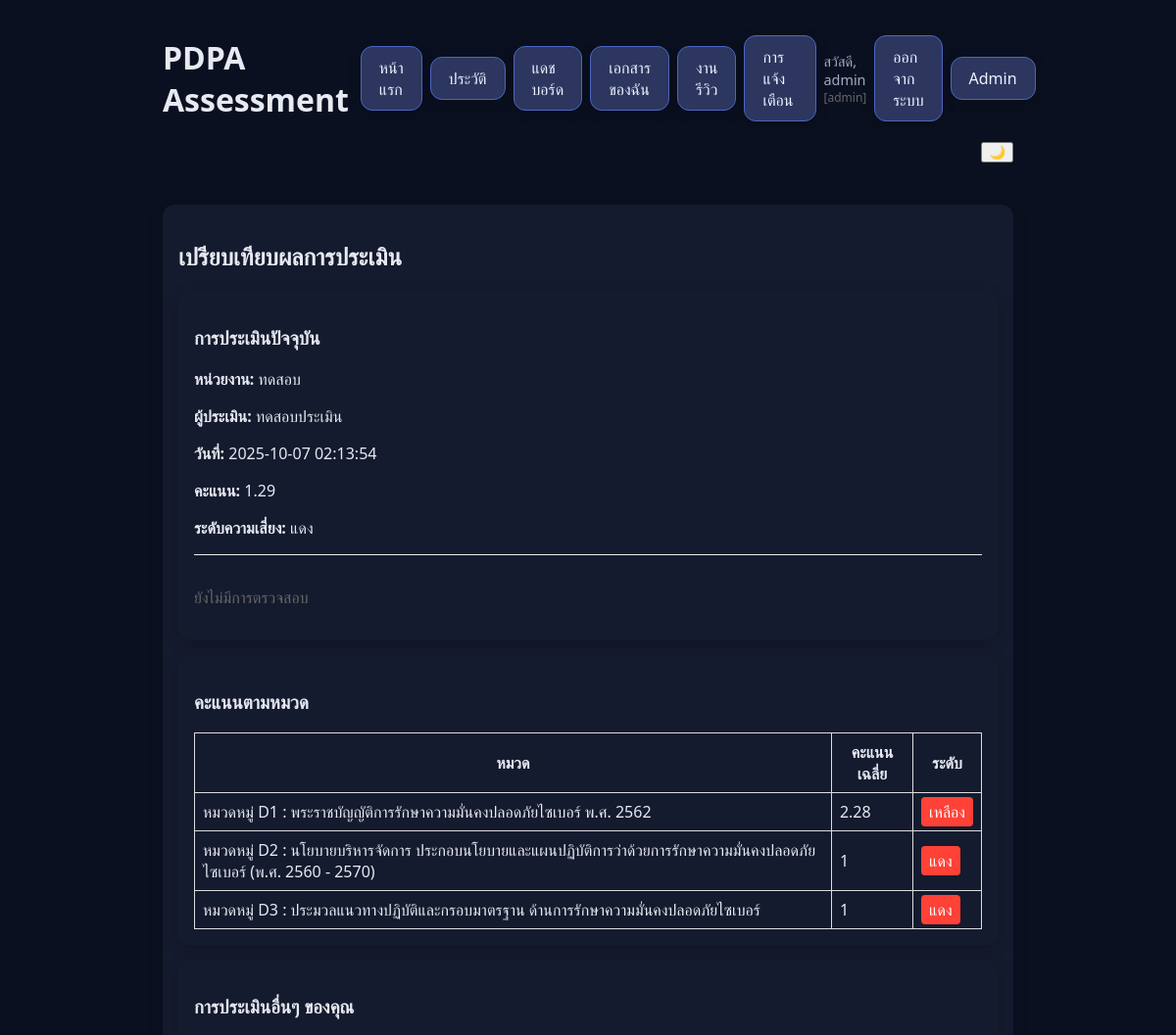
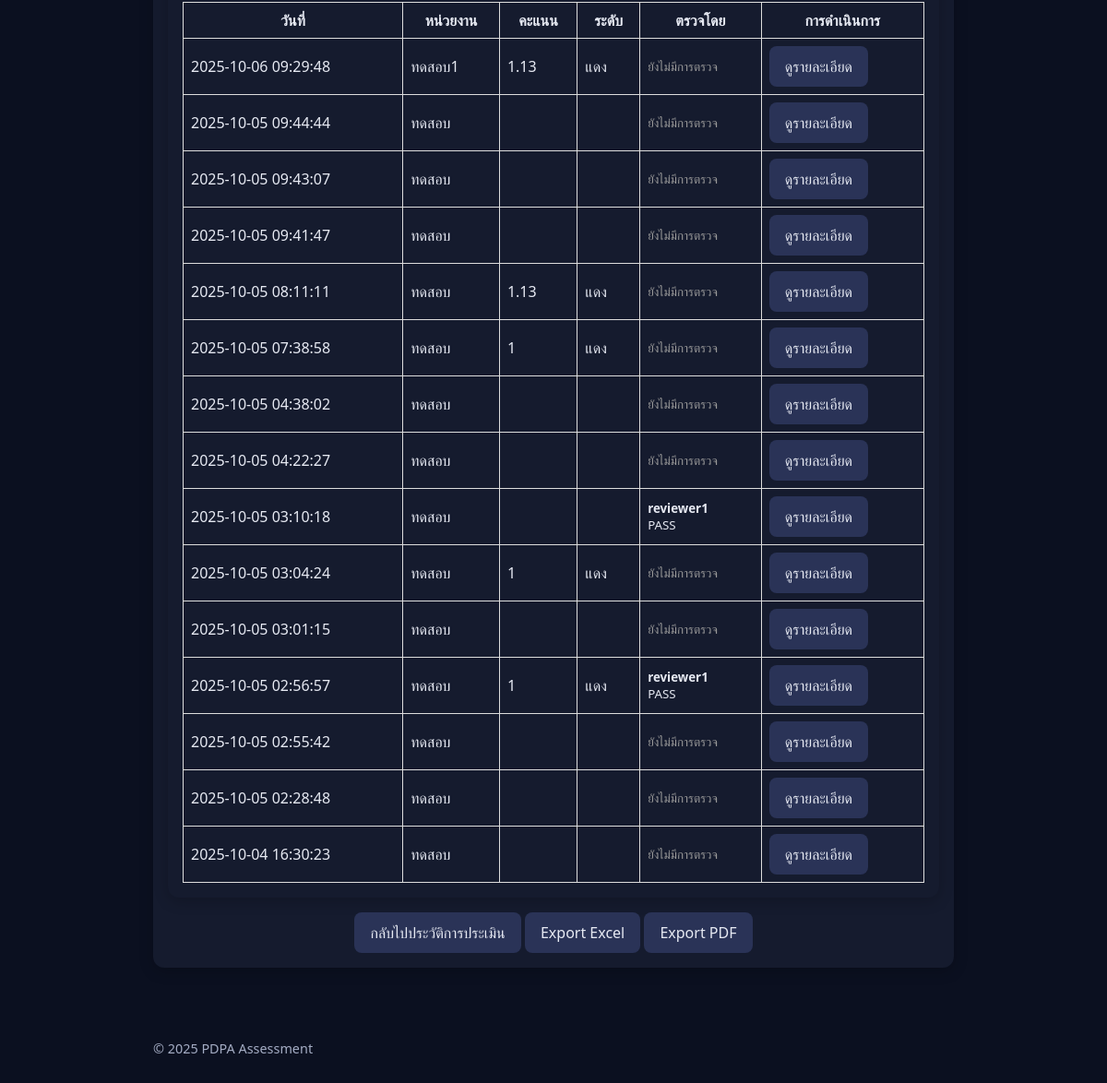
Screenshot of /?a=compare_assessment&id=20 (signed in) with the database file from the repository (2 pictures, top to bottom).
### tables this page shows
CREATE TABLE `assessments` (
  `id` int NOT NULL AUTO_INCREMENT,
  `organization_name` varchar(255) DEFAULT NULL,
  `assessor_name` varchar(255) DEFAULT NULL,
  `org_status` varchar(100) DEFAULT NULL,
  `contact_email` varchar(255) DEFAULT NULL,
  `user_id` int DEFAULT NULL,
  `started_at` datetime DEFAULT NULL,
  `completed_at` datetime DEFAULT NULL,
  `deleted_at` datetime DEFAULT NULL,
  `score` float DEFAULT NULL,
  `risk_level` varchar(64) DEFAULT NULL,
  PRIMARY KEY (`id`),
  KEY `user_id` (`user_id`),
  CONSTRAINT `assessments_ibfk_1` FOREIGN KEY (`user_id`) REFERENCES `users` (`id`) ON DELETE SET NULL
);

CREATE TABLE `users` (
  `id` int NOT NULL AUTO_INCREMENT,
  `username` varchar(100) NOT NULL,
  `email` varchar(255) NOT NULL,
  `password_hash` varchar(255) NOT NULL,
  `role` enum('evaluator','reviewer','admin') NOT NULL DEFAULT 'evaluator',
  `allowed_pages` text,
  `created_at` timestamp NULL DEFAULT CURRENT_TIMESTAMP,
  PRIMARY KEY (`id`),
  UNIQUE KEY `username` (`username`),
  UNIQUE KEY `email` (`email`)
);

CREATE TABLE `document_review_steps` (
  `id` int NOT NULL AUTO_INCREMENT,
  `document_id` int NOT NULL,
  `reviewer_id` int DEFAULT NULL,
  `action` enum('PENDING','PASS','FAIL','COMMENT') NOT NULL,
  `notes` text,
  `created_at` datetime NOT NULL DEFAULT CURRENT_TIMESTAMP,
  PRIMARY KEY (`id`),
  KEY `document_id` (`document_id`),
  CONSTRAINT `document_review_steps_ibfk_1` FOREIGN KEY (`document_id`) REFERENCES `documents` (`id`) ON DELETE CASCADE
);

### config.php (called while the page is built)
<?php
return [
    'db_host'    => getenv('DB_HOST') ?: '127.0.0.1',
    'db_name'    => getenv('DB_NAME') ?: 'pdpa_system',
    'db_user'    => getenv('DB_USER') ?: 'root',
    'db_pass'    => getenv('DB_PASS') ?: '123456',
    'db_charset' => 'utf8mb4',
    'app_name'   => 'PDPA Assessment',
];

### db.php (called while the page is built, shortened)
<?php
function db(): PDO {
    static $pdo = null;
    if ($pdo) return $pdo;
    $cfg = require __DIR__ . '/config.php';
    $dsn = "mysql:host={$cfg['db_host']};dbname={$cfg['db_name']};charset={$cfg['db_charset']}";
    $opt = [
        PDO::ATTR_ERRMODE => PDO::ERRMODE_EXCEPTION,
        PDO::ATTR_DEFAULT_FETCH_MODE => PDO::FETCH_ASSOC,
        PDO::ATTR_EMULATE_PREPARES => false,
    ];
    $attempts = 0; $lastErr = null;
    while ($attempts < 10) {
        try {
            $pdo = new PDO($dsn, $cfg['db_user'], $cfg['db_pass'], $opt);
            break;
        } catch (Throwable $e) {
            $lastErr = $e; $attempts++;
            usleep(300000);
        }
    }
    return $pdo;
}
function get_document_review_steps(int $document_id): array {
    $st = db()->prepare('
        SELECT drs.*, u.username as reviewer_name
        FROM document_review_steps drs
        LEFT JOIN users u ON drs.reviewer_id = u.id
        WHERE drs.document_id = ?
        ORDER BY drs.id ASC
    ');
    $st->execute([$document_id]);
    return $st->fetchAll();
}

### views/compare_assessment.php (the view)
<?php include __DIR__.'/header.php'; ?>
<section class="card" style="max-width:1200px;margin:32px auto;">
  <h2>เปรียบเทียบผลการประเมิน</h2>
  <div class="current-assessment card" style="margin:16px 0;">
    <h3>การประเมินปัจจุบัน</h3>
    <p><strong>หน่วยงาน:</strong> <?= htmlspecialchars($assessment['organization_name'] ?? '') ?></p>
    <p><strong>ผู้ประเมิน:</strong> <?= htmlspecialchars($assessment['assessor_name'] ?? '') ?></p>
    <p><strong>วันที่:</strong> <?= htmlspecialchars($assessment['started_at'] ?? '') ?></p>
    <p><strong>คะแนน:</strong> <?= htmlspecialchars($assessment['score'] ?? '') ?></p>
    <p><strong>ระดับความเสี่ยง:</strong> <?= htmlspecialchars($assessment['risk_level'] ?? '') ?></p>
    <?php
    $review_steps = get_document_review_steps($assessment['id']);
    if (!empty($review_steps)):
    ?>
    <div style="margin-top:16px;padding-top:16px;border-top:1px solid #eee;">
      <h4>ประวัติการตรวจสอบ</h4>
      <?php foreach ($review_steps as $step): ?>
      <div style="margin-bottom:12px;padding:12px;background:#f8f9fa;border-radius:4px;">
        <div style="display:flex;justify-content:space-between;align-items:center;margin-bottom:8px;">
          <strong><?= htmlspecialchars($step['reviewer_name']) ?></strong>
          <span style="padding:4px 8px;background:<?= $step['action'] === 'approved' ? '#d4edda' : ($step['action'] === 'rejected' ? '#f8d7da' : '#fff3cd') ?>;color:<?= $step['action'] === 'approved' ? '#155724' : ($step['action'] === 'rejected' ? '#721c24' : '#856404') ?>;border-radius:4px;font-size:0.9em;">
            <?= htmlspecialchars($step['action']) ?>
          </span>
        </div>
        <div style="font-size:0.9em;color:#666;">
          <?= htmlspecialchars($step['created_at']) ?>
          <?php if ($step['comments']): ?>
          <br><strong>ความเห็น:</strong> <?= htmlspecialchars($step['comments']) ?>
          <?php endif; ?>
        </div>
      </div>
      <?php endforeach; ?>
    </div>
    <?php else: ?>
    <div style="margin-top:16px;padding-top:16px;border-top:1px solid #eee;color:#666;">
      <p>ยังไม่มีการตรวจสอบ</p>
    </div>
    <?php endif; ?>
  </div>
  <?php if (!empty($categories)): ?>
  <div class="categories-comparison card" style="margin:16px 0;">
    <h3>คะแนนตามหมวด</h3>
    <table style="width:100%;border-collapse:collapse;">
      <thead>
        <tr>
          <th style="padding:8px;border:1px solid #ddd;">หมวด</th>
          <th style="padding:8px;border:1px solid #ddd;">คะแนนเฉลี่ย</th>
          <th style="padding:8px;border:1px solid #ddd;">ระดับ</th>
        </tr>
      </thead>
      <tbody>
        <?php foreach ($categories as $cat): ?>
        <tr>
          <td style="padding:8px;border:1px solid #ddd;"><?= htmlspecialchars($cat['category_name'] ?? '') ?></td>
          <td style="padding:8px;border:1px solid #ddd;"><?= htmlspecialchars($cat['avg'] ?? '') ?></td>
          <td style="padding:8px;border:1px solid #ddd;">
            <span style="background:<?= $cat['color'] === 'green' ? '#2ecc40' : ($cat['color'] === 'yellow' ? '#ffdc00' : '#ff4136') ?>;color:white;padding:4px 8px;border-radius:4px;">
              <?= htmlspecialchars($cat['color'] ?? '') ?>
            </span>
          </td>
        </tr>
        <?php endforeach; ?>
      </tbody>
    </table>
  </div>
  <?php endif; ?>
  <?php if (!empty($other_assessments)): ?>
  <div class="other-assessments card" style="margin:16px 0;">
    <h3>การประเมินอื่นๆ ของคุณ</h3>
    <table style="width:100%;border-collapse:collapse;">
      <thead>
        <tr>
          <th style="padding:8px;border:1px solid #ddd;">วันที่</th>
          <th style="padding:8px;border:1px solid #ddd;">หน่วยงาน</th>
          <th style="padding:8px;border:1px solid #ddd;">คะแนน</th>
          <th style="padding:8px;border:1px solid #ddd;">ระดับ</th>
          <th style="padding:8px;border:1px solid #ddd;">ตรวจโดย</th>
          <th style="padding:8px;border:1px solid #ddd;">การดำเนินการ</th>
        </tr>
      </thead>
      <tbody>
        <?php foreach ($other_assessments as $other): ?>
        <tr>
          <td style="padding:8px;border:1px solid #ddd;"><?= htmlspecialchars($other['started_at'] ?? '') ?></td>
          <td style="padding:8px;border:1px solid #ddd;"><?= htmlspecialchars($other['organization_name'] ?? '') ?></td>
          <td style="padding:8px;border:1px solid #ddd;"><?= htmlspecialchars($other['score'] ?? '') ?></td>
          <td style="padding:8px;border:1px solid #ddd;"><?= htmlspecialchars($other['risk_level'] ?? '') ?></td>
          <td style="padding:8px;border:1px solid #ddd;">
            <?php
            $other_review_steps = get_document_review_steps($other['id']);
            if (!empty($other_review_steps)):
              $latest_review = end($other_review_steps);
            ?>
              <small>
                <strong><?= htmlspecialchars($latest_review['reviewer_name']) ?></strong><br>
                <?= htmlspecialchars($latest_review['action']) ?>
              </small>
            <?php else: ?>
              <small style="color:#999;">ยังไม่มีการตรวจ</small>
            <?php endif; ?>
          </td>
          <td style="padding:8px;border:1px solid #ddd;">
            <a class="btn" href="?a=compare_assessment&id=<?= (int)$other['id'] ?>">ดูรายละเอียด</a>
          </td>
        </tr>
        <?php endforeach; ?>
      </tbody>
    </table>
  </div>
  <?php else: ?>
  <div class="no-other-assessments card" style="margin:16px 0;text-align:center;padding:32px;">
    <p>ยังไม่มีการประเมินอื่นเพื่อเปรียบเทียบ</p>
  </div>
  <?php endif; ?>
  <div class="actions" style="margin-top:16px;text-align:center;">
  <a class="btn" href="?a=history">กลับไปประวัติการประเมิน</a>
  <a class="btn" href="?a=export_excel&id=<?= (int)$assessment['id'] ?>" target="_blank">Export Excel</a>
  <a class="btn" href="?a=export_pdf&id=<?= (int)$assessment['id'] ?>" target="_blank">Export PDF</a>
  </div>
</section>
<?php include __DIR__.'/footer.php'; ?>

### index.php (shortened to what this page needs)
<?php
function view($file, $vars = []) {
    $path = __DIR__ . '/views/' . str_replace(['..', '\\', '//'], '', $file) . '.php';
    extract($vars);
    include $path;
}
require_once __DIR__.'/db.php';
$action = $_GET['a'] ?? 'home';
try {
    switch ($action) {
            ?>
            <?php
        case 'compare_assessment':
            $id = (int)($_GET['id'] ?? 0);
            $pdo = db();
            $stmt = $pdo->prepare('SELECT * FROM assessments WHERE id = ? AND deleted_at IS NULL');
            $stmt->execute([$id]);
            $assessment = $stmt->fetch();
            $answers = $pdo->prepare('SELECT q.code, q.text, q.category, q.weight, a.answer_value, a.notes FROM questions q LEFT JOIN answers a ON a.question_id = q.id AND a.assessment_id = ? ORDER BY q.id');
            $answers->execute([$id]);
            $current_answers = $answers->fetchAll();
            $other_stmt = $pdo->prepare('SELECT id, organization_name, started_at, score, risk_level FROM assessments WHERE user_id = ? AND id != ? ORDER BY started_at DESC');
            $other_stmt->execute([$assessment['user_id'], $id]);
            $other_assessments = $other_stmt->fetchAll();
            view('compare_assessment', [
                'assessment' => $assessment,
                'answers' => $current_answers,
                'other_assessments' => $other_assessments,
                'categories' => get_category_scores($id)
            ]);
            break;
    }
} catch (Throwable $e) {
    http_response_code(500);
    echo '<pre style="padding:16px">เกิดข้อผิดพลาด: ' . htmlspecialchars($e->getMessage()) . "\n";
    echo htmlspecialchars($e->getFile() . ':' . $e->getLine()) . "\n\n";
    echo htmlspecialchars($e->getTraceAsString());
    echo '</pre>';
}

### views/header.php (shortened to what this page needs)
<?php $cfg = require __DIR__ . '/../config.php'; ?>
<!DOCTYPE html>
<html lang="th">
<head>
  <link rel="stylesheet" href="/assets/style.css" />
</head>
<body>
  <header class="container">
    <div style="display:flex;justify-content:space-between;align-items:center;gap:12px;">
  <h1><?php echo htmlspecialchars($cfg['app_name']); ?></h1>
      <nav style="display:flex;gap:8px;align-items:center;">
        <a class="btn" href="?">หน้าแรก</a>
        <a class="btn" href="?a=history">ประวัติ</a>
        <?php
          $navUser = $_SESSION['user'] ?? null;
        ?>
        <?php if (!empty($navUser)): ?>
          <a class="btn" href="?a=dashboard">แดชบอร์ด</a>
          <a class="btn" href="?a=my_documents">เอกสารของฉัน</a>
          <?php if (in_array(($navUser['role'] ?? ''), ['reviewer','admin'])): ?>
            <a class="btn" href="?a=reviewer_documents">งานรีวิว
            </a>
          <?php endif; ?>
          <a class="btn" id="bell" href="?a=notifications">การแจ้งเตือน <span style="margin-left:4px;"></span></a>
          <span class="muted small">สวัสดี, <?php echo htmlspecialchars($navUser['username'] ?? 'user'); ?>
            <small style="color:#666;">[<?= htmlspecialchars($navUser['role'] ?? 'user') ?>]</small>
          </span>
          <a class="btn" href="?a=logout">ออกจากระบบ</a>
        <?php else: ?>
          <a class="btn" href="?a=login">เข้าสู่ระบบ</a>
          <a class="btn" href="?a=register">สมัครสมาชิก</a>
        <?php endif; ?>
        <a class="btn" href="?a=admin">Admin</a>
      </nav>
    </div>
    <button onclick="toggleDark()" style="float:right;">🌙</button>
  </header>
  <main class="container">

### views/footer.php
  </main>
  <footer class="container small muted">
    <p>© <?php echo date('Y'); ?> PDPA Assessment</p>
  </footer>
</body>
</html>

### assets/style.css (style rules this page uses)
:root { --bg:#0b1020;--fg:#e7eaf3;--muted:#a4acc3;--card:#151b2e;--primary:#4f7cff;--accent:#2dd4bf;--danger:#ef4444 }
* { box-sizing:border-box }
html,body { margin:0;padding:0;font-family:system-ui,-apple-system,Segoe UI,Roboto,Ubuntu,Cantarell,Noto Sans,sans-serif;background:var(--bg);color:var(--fg) }
.container { max-width:900px;margin:0 auto;padding:16px }
.card { background:var(--card);padding:16px;border-radius:12px;box-shadow:0 4px 16px rgba(0,0,0,.2);margin:16px 0 }
.btn { display:inline-block;padding:10px 16px;border-radius:8px;border:1px solid transparent;background:#2a3357;color:var(--fg);text-decoration:none }
.muted { color:var(--muted) }
.small { font-size:.9rem }
.actions { margin-top:12px }
header nav .btn { background:#2c365f; color:#eef2ff; border:1px solid #4b67c2; border-radius:12px; padding:10px 18px; box-shadow:0 3px 12px rgba(0,0,0,.25); transition:all .15s ease; }

### rows the page displays
assessments: organization_name "ทดสอบ", assessor_name "ทดสอบประเมิน", started_at "2025-10-07 02:13:54", score "1.29", risk_level "แดง"
assessments: started_at "2025-10-06 09:29:48", organization_name "ทดสอบ1", score "1.13", risk_level "แดง", shows "ยังไม่มีการตรวจ"
assessments: started_at "2025-10-05 09:44:44", organization_name "ทดสอบ", shows "ยังไม่มีการตรวจ"
assessments: started_at "2025-10-05 09:43:07", organization_name "ทดสอบ", shows "ยังไม่มีการตรวจ"
assessments: started_at "2025-10-05 09:41:47", organization_name "ทดสอบ", shows "ยังไม่มีการตรวจ"
assessments: started_at "2025-10-05 08:11:11", organization_name "ทดสอบ", score "1.13", risk_level "แดง", shows "ยังไม่มีการตรวจ"
assessments: started_at "2025-10-05 07:38:58", organization_name "ทดสอบ", score "1", risk_level "แดง", shows "ยังไม่มีการตรวจ"
assessments: started_at "2025-10-05 04:38:02", organization_name "ทดสอบ", shows "ยังไม่มีการตรวจ"
assessments: started_at "2025-10-05 04:22:27", organization_name "ทดสอบ", shows "ยังไม่มีการตรวจ"
assessments: started_at "2025-10-05 03:10:18", organization_name "ทดสอบ", users.username "reviewer1", document_review_steps.action "PASS"
assessments: started_at "2025-10-05 03:04:24", organization_name "ทดสอบ", score "1", risk_level "แดง", shows "ยังไม่มีการตรวจ"
assessments: started_at "2025-10-05 03:01:15", organization_name "ทดสอบ", shows "ยังไม่มีการตรวจ"
assessments: started_at "2025-10-05 02:56:57", organization_name "ทดสอบ", score "1", risk_level "แดง", users.username "reviewer1", document_review_steps.action "PASS"
assessments: started_at "2025-10-05 02:55:42", organization_name "ทดสอบ", shows "ยังไม่มีการตรวจ"
assessments: started_at "2025-10-05 02:28:48", organization_name "ทดสอบ", shows "ยังไม่มีการตรวจ"
assessments: started_at "2025-10-04 16:30:23", organization_name "ทดสอบ", shows "ยังไม่มีการตรวจ"

### other values shown
$cfg['app_name'] "PDPA Assessment"
$navUser['username'] "admin"
$navUser['role'] "admin"
$cat['category_name'] "หมวดหมู่ D1 : พระราชบัญญัติการรักษาความมั่นคงปลอดภัยไซเบอร์ พ.ศ. 2562"
$cat['avg'] "2.28"
$cat['color'] "เหลือง"
$cat['category_name'] "หมวดหมู่ D2 : นโยบายบริหารจัดการ ประกอบนโยบายและแผนปฏิบัติการว่าด้วยการรักษาความมั่นคงปลอดภัยไซเบอร์ (พ.ศ. 2560 - 2570)"
$cat['avg'] "1"
$cat['color'] "แดง"
$cat['category_name'] "หมวดหมู่ D3 : ประมวลแนวทางปฏิบัติและกรอบมาตรฐาน ด้านการรักษาความมั่นคงปลอดภัยไซเบอร์"
